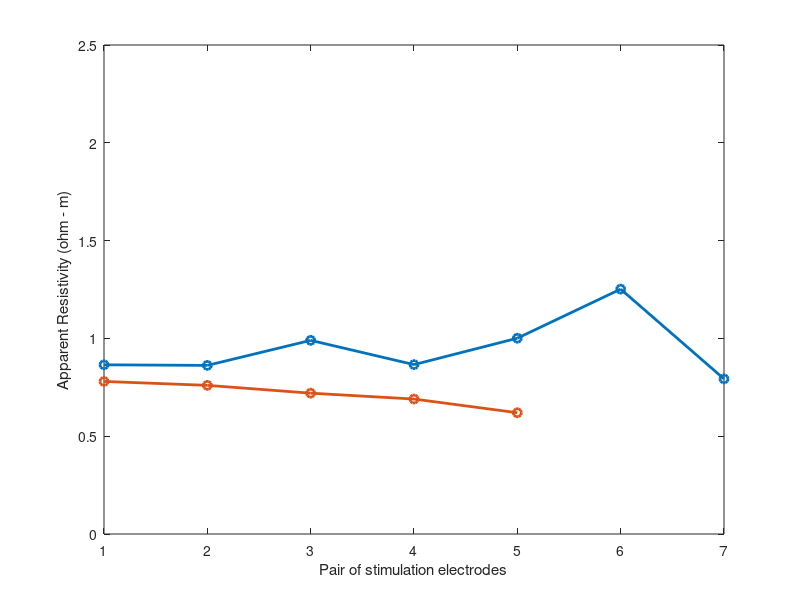

MATLAB code for this plot: (Note: this script raises an error after producing the figure.)
%electrodeRhos = [4.06 3.46 1.53 5.35 2.51 3.12 2.58 6.50 2.24 2.78 2.92 5.48];
%dataFitRhos1st7=[.865 .862 .99 .866 1.001 1.252 .793 0.45167]; % these are from my distant fits for the first 7 
dataFitRhos1st7=[.865 .862 .99 .866 1.001 1.252 .793]; % these are from my distant fits for the first 7 

dataFitRhos2nd5 = [0.78 0.76 0.72 0.69 0.62];
%dataFitRhos=[.865 .862 .99 .866 1.001 1.252 .793 0.45167 1.30922 0.5892 0.62625 1.16166]; % these are from my distant fits 
%stephenrhos=[.8 .75 1. .98 .69 .76 .68];
%larryrhos=[0.8600 0.9000 1.3800 0.8800 1.1400 0.7200 0.8100];


gray = [
3.85
3.62 
2.2 
3.0  
3.5 
2.3 
1.92  
1.45   
2.25  
4.18  
3.92  
5.13 
4.65 
];

white = [
5.88 
7.94 
0.88 
7.69
7.0 
2.13
12.5
3.33   
2.56   
5.26  
3.77  
7.80  
0.83  
];

csf = [
0.56 
0.64 
0.61 
0.56 
0.65 
0.60  
0.48  
0.57  
0.56 
];

figure;
%  semilogy(dataFitRhos1st7,'-o','linewidth',2);
%  hold on
%  semilogy(dataFitRhos2nd5,'-o','linewidth',2);

 plot(dataFitRhos1st7,'-o','linewidth',2);
 hold on
 plot(dataFitRhos2nd5,'-o','linewidth',2);
 ylim([0 2.5]);

% hold on;semilogy(larryrhos,'r')
% hold on;semilogy(stephenrhos,'k')
ylabel('Apparent Resistivity (ohm - m)')
%xlabel('Subject number')
xlabel('Pair of stimulation electrodes')

grayLine = hline(gray(1),'k-');
whiteLine = hline(white(1),'-m');
csfLine = hline(csf(1),'-c');

grayLine.HandleVisibility = 'on';
whiteLine.HandleVisibility = 'on';
csfLine.HandleVisibility = 'on';
legend({'Calculated from data fits for adjacent stimulation pairs','Calculated from spacing experimental pairs','gray matter','white matter','csf'})

grayLine2 = hline(gray(2:end),'k-');
whiteLine2 = hline(white(2:end),'-m');
csfLine2 = hline(csf(2:end),'-c');
title('Apparent Resistivities compared to Reported Literature Values')
set(gca,'fontsize',14)

